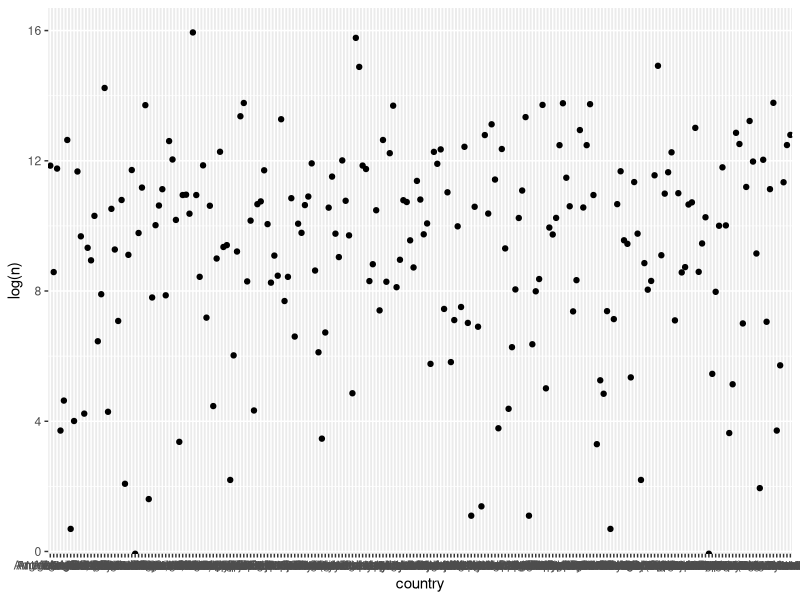
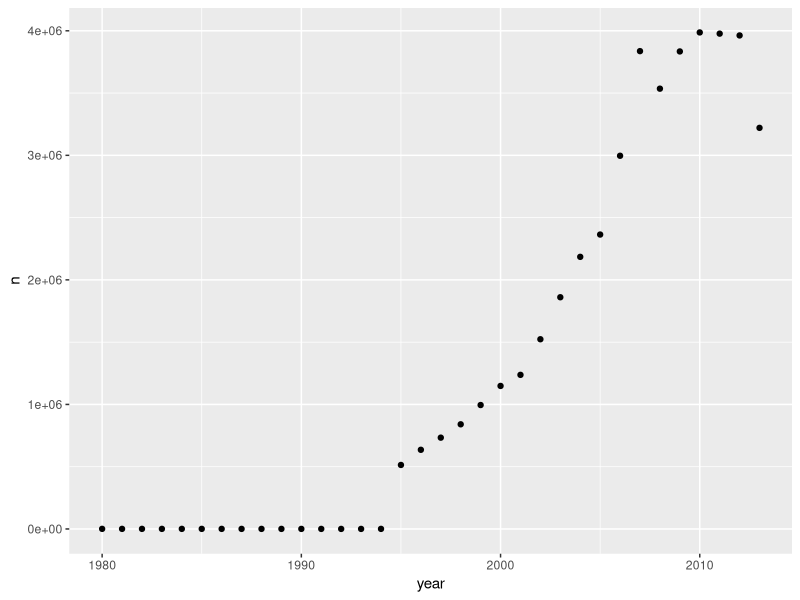
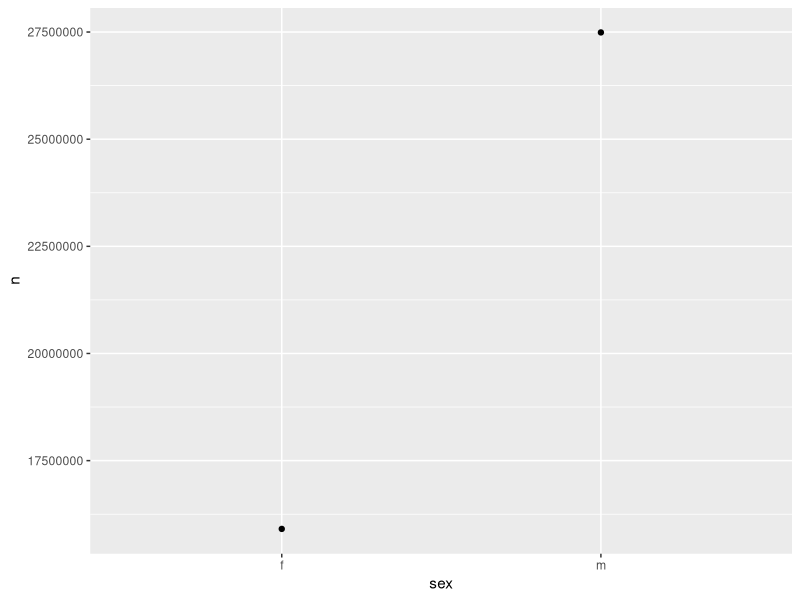

These charts were generated, in order, by the following R code:
library(tidyverse)

who %>%
        gather(code, value, new_sp_m014:newrel_f65, na.rm = FALSE) %>%
        count(code) #produces 405440 values in total (56 * 7240), counting the NAs as well

who %>%
        gather(code, value, new_sp_m014:newrel_f65, na.rm = TRUE) %>%
        count(code) #produces 76046 values in total (each code different value) because NAs were removed

#q1
#it's reasonable to remove the NA i think because NA might mean no survey was performed, while 0 means survey was conducted but no cases found.
#i think there is no implicit missing values in the table because the code variable was made into columns, forcing non-existent data to be inputted as NA

#q2
# you will end up with 2 types of newrel: 1 that is newrel, the other that is new_rel, even though they might point to the same thing

#q3
who %>%
        count(country, iso2, iso3)
#iso2 and iso3 were confirmed redundant with code above. number of rows remained the same as if you had done who%>%count(country) only
#if number of rows/observation increases (such as if you have done count(country, iso2, year)), then that means they are not redundant

#q4
#get warning message if you use separate() before the mutate() step because of "newrel"
tidywho <- who %>%
        select(-iso2, -iso3) %>%
        gather(code, value, new_sp_m014:newrel_f65) %>%
        separate(code, c("new", "var", "sexage"), sep = "_")
        
tidywho[304081,] #this is how you check one of the observations using row number shown in the warning

#below is the correct code
tidywho <- who %>%
        select(-iso2, -iso3) %>%
        gather(code, value, new_sp_m014:newrel_f65, na.rm = TRUE) %>% #you can use na.rm here
        mutate(code = stringr::str_replace(code, "newrel", "new_rel")) %>%
        separate(code, c("new", "var", "sexage"), sep = "_") %>%
        separate(sexage, c("sex", "age"), sep = 1)

tidywho %>%
        count(country, wt = value) %>% #wt is key here to perform sum calculation of a variable. if don't use 'wt', will only tally the number of rows
        arrange(desc(n)) %>%
        ggplot() +
        geom_point(aes(x = country, y = log(n)))

tidywho %>%
        count(year, wt = value) %>%
        arrange(desc(n)) %>%
        ggplot() +
        geom_point(aes(x = year, y = n))

tidywho %>%
        count(sex, wt = value) %>%
        arrange(desc(n)) %>%
        ggplot() +
        geom_point(aes(x = sex, y = n))

tidywho %>%
        group_by(sex) %>%
        summarise(cases = sum(value)) #or alternatively use group_by() and then summarise() to get the same effect as count(wt = variable)
